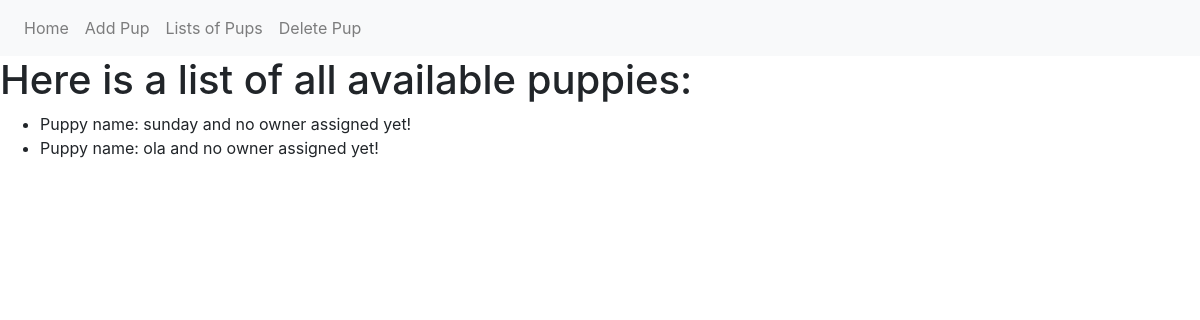
Page /list on the committed database.
### adoption_site.py (models this page shows, shortened)
class Puppy(db.Model):
    __tablename__ = 'puppies'
    id = db.Column(db.Integer,primary_key=True)
    name = db.Column(db.Text)
    owner = db.relationship('Owner',backref = 'puppy',uselist=False)
    def __repr__(self):
        if self.owner:
           return f"Puppy name: {self.name} and owner is {self.owner.name}"
        else:
            return f"Puppy name: {self.name} and no owner assigned yet!"

### adoption_site.py (the view)
@app.route('/list')
def list_pup():
    puppies = Puppy.query.all()
    return render_template('list.html',puppies=puppies)

### templates/list.html
{% extends 'base.html' %}
{% block content %}
   <div class="jumbotrom">
       <h1>Here is a list of all available puppies:</h1>
       <ul>
           {% for pup in puppies %}
             <li>{{pup}}</li>
           {% endfor %}
       </ul>
   </div>
{% endblock %}

### templates/base.html (shortened to what this page needs)
<!DOCTYPE html>
<html lang="en">
<head>
    <link rel="stylesheet" href="https://stackpath.bootstrapcdn.com/bootstrap/4.5.2/css/bootstrap.min.css">
</head>
<body>
    <nav class="navbar navbar-expand-lg navbar-light bg-light">
       <div class="navbar-nav">
         <a class="nav-item nav-link" href="{{url_for('index')}}">Home</a>
         <a class="nav-item nav-link" href="{{url_for('add_pup')}}">Add Pup</a>
         <a class="nav-item nav-link" href="{{url_for('list_pup')}}">Lists of Pups</a>
         <a class="nav-item nav-link" href="{{url_for('del_pup')}}">Delete Pup</a>
       </div>
    </nav>
    {% block content %}
    {% endblock %}
</body>
</html>

### rows in the picture
Puppy: name "Puppy name: sunday and no owner assigned yet!"
Puppy: name "Puppy name: ola and no owner assigned yet!"
